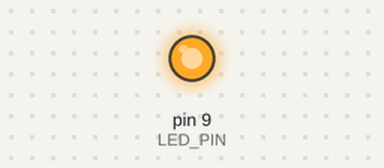
A sketch run on a simulated Arduino Uno, built with avr-gcc and run on an emulated ATmega328P. Shown: output pins drawn as LEDs (lit = HIGH).

Above: at 0.05 s.
At 0.55 s:
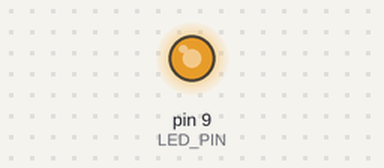
At 1.05 s:
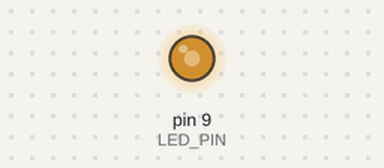
At 2.1 s:
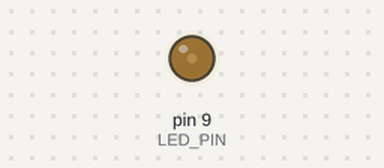
Timing chart, 0 to 5.9 s (numbered marks = the images above):
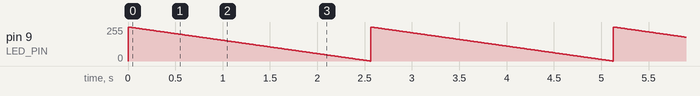

Measured:
- by itself, pin 9 (LED_PIN): ramps from 255/255 to 0/255 and jumps back, once every 2.6 s

The sketch:

fadeout.ino
```cpp
#define LED_PIN 9
void setup()
{
pinMode(LED_PIN, OUTPUT);
}

void loop() {
  for(int i=255;i>=0;i--){
analogWrite(LED_PIN,i);
delay(10);
  }

}
```
